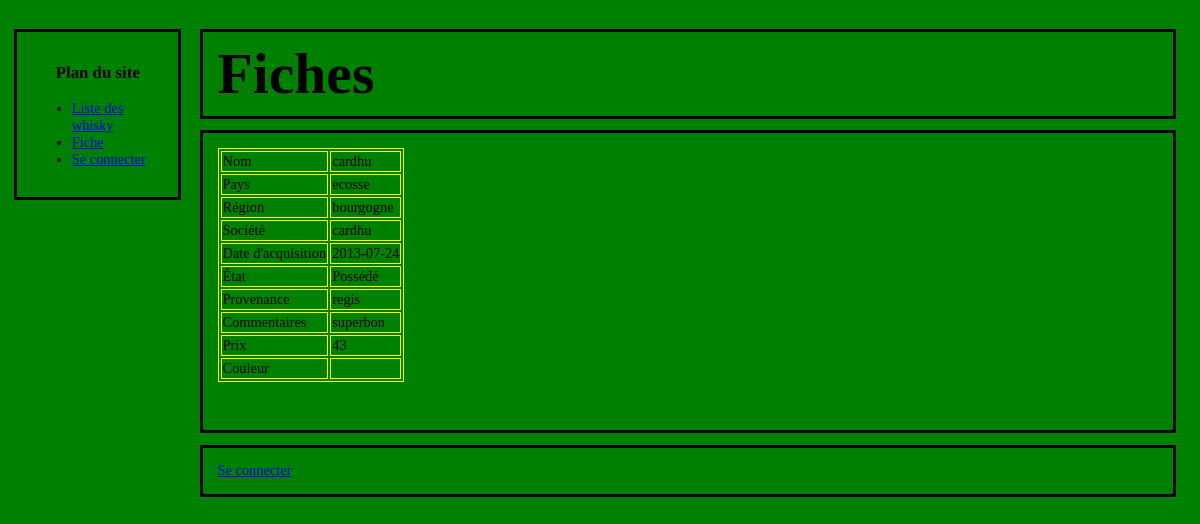
The page /fiche.php?fiche=1 on the database its author committed.
### tables this page shows
CREATE TABLE IF NOT EXISTS `raph_categ` (
  `id` int(11) NOT NULL AUTO_INCREMENT,
  `catnom` varchar(255) NOT NULL,
  `fiche_priv` tinyint(1) NOT NULL,
  `fiche_pub` tinyint(1) NOT NULL,
  `liste_priv` tinyint(1) NOT NULL,
  `liste_pub` tinyint(1) NOT NULL,
  PRIMARY KEY (`id`)
);

CREATE TABLE IF NOT EXISTS `raph` (
  `id` int(11) NOT NULL AUTO_INCREMENT,
  `1` varchar(255) NOT NULL,
  `2` varchar(255) NOT NULL,
  `3` varchar(255) NOT NULL,
  `5` varchar(255) NOT NULL,
  `6` date NOT NULL,
  `7` varchar(255) NOT NULL,
  `8` varchar(255) NOT NULL,
  `9` varchar(255) NOT NULL,
  `10` float(11,0) NOT NULL,
  `24` varchar(255) NOT NULL,
  PRIMARY KEY (`id`)
);

### class/Categories.class.php (called while the page is built, shortened)
<?php
class Categories
{
	public function getCategories()
	{
		$sql ='SET NAMES UTF8';
		$sql ='SELECT * FROM whiskyonline.raph_categ ';
		$req = mysql_query($sql) or die('Erreur SQL !<br>'.$sql.'<br>'.mysql_error());
		while($data = mysql_fetch_assoc($req))
			{
				$liste_pub=$data['liste_pub'];
				$liste_priv=$data['liste_priv'];
				$fiche_pub=$data['fiche_pub'];
				$fiche_priv=$data['fiche_priv'];
				$catnom=$data['catnom'];
				$id=$data['id'];
				$catid[]=array($id, $catnom, $liste_pub, $liste_priv, $fiche_pub, $fiche_priv);
			}
		return $catid;
	}
}
?>

### fiche.php (the view, shortened to what this page needs)
<!DOCTYPE html PUBLIC "-//W3C//DTD XHTML 1.1//EN" "http://www.w3.org/TR/xhtml11/DTD/xhtml11.dtd">
<html xmlns="http://www.w3.org/1999/xhtml" xml:lang="fr" >
  <?php include("include/header.php"); ?>
	<body>
	<?php
		include("include/menu.php");
		include_once("class/Categories.class.php");
		echo '<div class="titre">';
		echo '<h1>Fiches</h1>';
		echo '</div>';
		echo '<div class="texte">';
		if (isset($_GET['fiche']))
		{
		 $fiche = $_GET['fiche'];
		 }
		echo '<div>';
		if (isset($fiche))
		{
			$instcat = new Categories();
			$catid = $instcat->getCategories();
			$sql='SELECT * FROM raph WHERE id = ' . $fiche;
			$req = mysql_query($sql) or die('Erreur SQL !<br>'.$sql.'<br>'.mysql_error());
			while($donnees = mysql_fetch_assoc($req))
			{
					echo '<table id="fiche">';
				if (isset($_SESSION['id']))
				{
					foreach ($catid as $item)
					{
						if ($item[5])
							echo '<tr><td>' . $item[1] . '</td><td>' . $donnees[$item[0]] . '</td></tr>';
					}
				}
				else
				{
					foreach ($catid as $item)
					{
						if ($item[4])
						  echo '<tr><td>' . $item[1] . '</td><td>' . $donnees[$item[0]] . '</td></tr>';
					}
				}
			}
			echo '            </table><br /><br />';
		}
		echo '</div>';
		echo '</div>';
	?>
	<?php include("include/pied.php"); ?>
	</body>
</html>

### style.css (style rules this page uses)
body { background-color: green; font-size: 0.9em; margin: 2em 1%; padding: 0; }
.texte { background-color: green; margin-bottom: 1em; }
.texte, .pied_de_page, .titre { width: 80%; border: 3px solid; padding: 1em; float: left; margin-top: 0em; margin-right: 1em; margin-left: 16%; margin-bottom: 1%; }
.titre { padding-top: 0; padding-bottom: 0; }
h1 { font-family: 'Stencil-Style-New'; font-size: 4em; padding-top: 1%; padding-bottom: 1%; margin-top: 0; margin-bottom: 0; }
tr { border-collapse: collapse; }
td,th { border: 1px solid black; }
#fiche, td,th { border: 1px solid yellow; }

### rows shown on the page
raph_categ: catnom "Nom", id.1 "cardhu"
raph_categ: catnom "Pays", id.2 "ecosse"
raph_categ: catnom "Région", id.3 "bourgogne"
raph_categ: catnom "Société", id "cardhu"
raph_categ: catnom "Date d'acquisition", id.6 "2013-07-24"
raph_categ: catnom "État", id.7 "Possédé"
raph_categ: catnom "Provenance", id.8 "regis"
raph_categ: catnom "Commentaires", id.9 "superbon"
raph_categ: catnom "Prix", id.10 "43"
raph_categ: catnom "Couleur"
